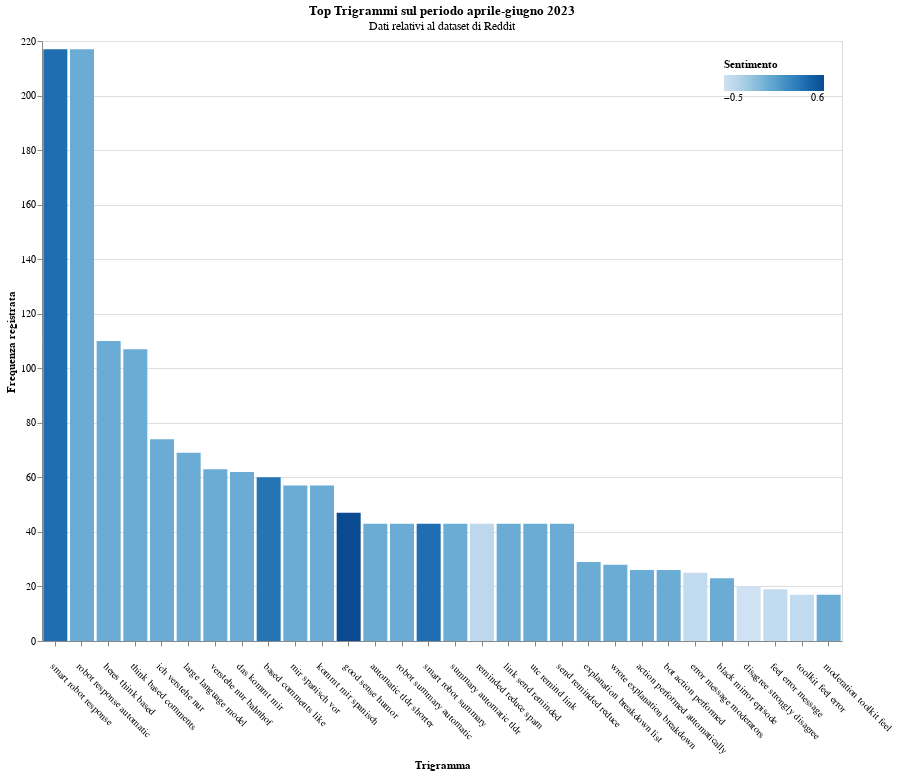

Here is the notebook cell this chart was saved with:
### Code cell
#month_dropdown = alt.binding_select(options=df_top_trigrams['MonthName'].unique().tolist()+[None])
#month_sel = alt.selection_single(fields=['MonthName'], bind=month_dropdown, name="Seleziona", init={'MonthName': df_top_trigrams['MonthName'].iloc[0]})
optmont = ['Aprile', 'Maggio', 'Giugno']
labels = [option + ' ' for option in optmont]
month_dropdown = alt.binding_select(
    # Add the empty selection which shows all when clicked
    options=optmont + [None],
    labels=labels + ['Tutto'],
    name='Selettore del periodo: '
)

month_sel = alt.selection_point(
    fields=['MonthName'],
    bind=month_dropdown,
)
#sentiment_scale = alt.Scale(domain=[-1, 1], range=['#FC2E20', '#FD7F20', '#FDB750'])
tooltip = alt.selection_single(fields=['Trigram', 'Frequency'])

test = alt.Chart(df_top_trigrams, title=alt.Title('Top Trigrammi sul periodo aprile-giugno 2023',
    subtitle= 'Dati relativi al dataset di Reddit')).mark_bar().encode(
    x=alt.X('Trigram:N', sort='-y', title='Trigramma'),
    y=alt.Y('Frequency:Q', title='Frequenza registrata'),
    color=alt.Color('Sentimento:Q'), #, scale=sentiment_scale),
    opacity=alt.condition(tooltip, alt.value(1), alt.value(0.3)),
    tooltip=[alt.Tooltip('Trigram:N', title="Trigramma"),
             alt.Tooltip('Frequency:Q', title="Frequenza assoluta")]
).properties(
    width=800,
    height=600,
).configure_axisX(
    labelAngle=45,  # Specify the degree of inclination here
    labelAlign='left',  # Optional: Align the labels to the right for better readability
    labelPadding=15  # Optional: Add padding to the labels for better spacing
).add_selection(month_sel, tooltip
).transform_filter(month_sel
).resolve_scale(y='independent'
).configure_legend(orient='top-right').interactive()

test.save('trigrammimensilireddit.html')
test

### Figure 1 — Vega-Lite specification as saved in the notebook (floating-point values rounded to 4 significant figures)
{"config": {"view": {"continuousWidth": 300, "continuousHeight": 300}, "axisX": {"labelAlign": "left", "labelAngle": 45, "labelPadding": 15}, "legend": {"orient": "top-right"}}, "data": {"name": "data-4c4957fbea79566afd0e7e929d421aca"}, "mark": {"type": "bar"}, "encoding": {"color": {"field": "Sentimento", "type": "quantitative"}, "opacity": {"condition": {"param": "param_7", "value": 1}, "value": 0.3}, "tooltip": [{"field": "Trigram", "title": "Trigramma", "type": "nominal"}, {"field": "Frequency", "title": "Frequenza assoluta", "type": "quantitative"}], "x": {"field": "Trigram", "sort": "-y", "title": "Trigramma", "type": "nominal"}, "y": {"field": "Frequency", "title": "Frequenza registrata", "type": "quantitative"}}, "height": 600, "params": [{"name": "param_6", "select": {"type": "point", "fields": ["MonthName"]}, "bind": {"input": "select", "options": ["Aprile", "Maggio", "Giugno", null], "labels": ["Aprile ", "Maggio ", "Giugno ", "Tutto"], "name": "Selettore del periodo: "}}, {"name": "param_7", "select": {"type": "point", "fields": ["Trigram", "Frequency"]}}, {"name": "param_8", "select": {"type": "interval", "encodings": ["x", "y"]}, "bind": "scales"}], "resolve": {"scale": {"y": "independent"}}, "title": {"text": "Top Trigrammi sul periodo aprile-giugno 2023", "subtitle": "Dati relativi al dataset di Reddit"}, "transform": [{"filter": {"param": "param_6"}}], "width": 800, "$schema": "https://vega.github.io/schema/vega-lite/v5.8.0.json", "datasets": {"data-4c4957fbea79566afd0e7e929d421aca": [{"Month": 4, "Trigram": "smart robot response", "Frequency": 217, "Sentimento": 0.4019, "MonthName": "Aprile"}, {"Month": 4, "Trigram": "automatic tldr shorter", "Frequency": 43, "Sentimento": 0.0, "MonthName": "Aprile"}, {"Month": 4, "Trigram": "robot summary automatic", "Frequency": 43, "Sentimento": 0.0, "MonthName": "Aprile"}, {"Month": 4, "Trigram": "smart robot summary", "Frequency": 43, "Sentimento": 0.4019, "MonthName": "Aprile"}, {"Month": 4, "Trigram": "good sense humor", "Frequency": 47, "Sentimento": 0.6124, "MonthName": "Aprile"}, {"Month": 4, "Trigram": "summary automatic tldr", "Frequency": 43, "Sentimento": 0.0, "MonthName": "Aprile"}, {"Month": 4, "Trigram": "think based comments", "Frequency": 107, "Sentimento": 0.0, "MonthName": "Aprile"}, {"Month": 4, "Trigram": "heres think based", "Frequency": 110, "Sentimento": 0.0, "MonthName": "Aprile"}, {"Month": 4, "Trigram": "robot response automatic", "Frequency": 217, "Sentimento": 0.0, "MonthName": "Aprile"}, {"Month": 4, "Trigram": "based comments like", "Frequency": 60, "Sentimento": 0.3612, "MonthName": "Aprile"}, {"Month": 6, "Trigram": "wrote explanation breakdown", "Frequency": 28, "Sentimento": 0.0, "MonthName": "Giugno"}, {"Month": 6, "Trigram": "feel error message", "Frequency": 19, "Sentimento": -0.4019, "MonthName": "Giugno"}, {"Month": 6, "Trigram": "disagree strongly disagree", "Frequency": 20, "Sentimento": -0.4767, "MonthName": "Giugno"}, {"Month": 6, "Trigram": "black mirror episode", "Frequency": 23, "Sentimento": 0.0, "MonthName": "Giugno"}, {"Month": 6, "Trigram": "error message moderators", "Frequency": 25, "Sentimento": -0.4019, "MonthName": "Giugno"}, {"Month": 6, "Trigram": "action performed automatically", "Frequency": 26, "Sentimento": 0.0, "MonthName": "Giugno"}, {"Month": 6, "Trigram": "bot action performed", "Frequency": 26, "Sentimento": 0.0, "MonthName": "Giugno"}, {"Month": 6, "Trigram": "explanation breakdown list", "Frequency": 29, "Sentimento": 0.0, "MonthName": "Giugno"}, {"Month": 6, "Trigram": "toolkit feel error", "Frequency": 17, "Sentimento": -0.4019, "MonthName": "Giugno"}, {"Month": 6, "Trigram": "moderation toolkit feel", "Frequency": 17, "Sentimento": 0.0, "MonthName": "Giugno"}, {"Month": 5, "Trigram": "reminded reduce spam", "Frequency": 43, "Sentimento": -0.3612, "MonthName": "Maggio"}, {"Month": 5, "Trigram": "link send reminded", "Frequency": 43, "Sentimento": 0.0, "MonthName": "Maggio"}, {"Month": 5, "Trigram": "utc remind link", "Frequency": 43, "Sentimento": 0.0, "MonthName": "Maggio"}, {"Month": 5, "Trigram": "mir spanisch vor", "Frequency": 57, "Sentimento": 0.0, "MonthName": "Maggio"}, {"Month": 5, "Trigram": "das kommt mir", "Frequency": 62, "Sentimento": 0.0, "MonthName": "Maggio"}, {"Month": 5, "Trigram": "verstehe nur bahnhof", "Frequency": 63, "Sentimento": 0.0, "MonthName": "Maggio"}, {"Month": 5, "Trigram": "large language model", "Frequency": 69, "Sentimento": 0.0, "MonthName": "Maggio"}, {"Month": 5, "Trigram": "ich verstehe nur", "Frequency": 74, "Sentimento": 0.0, "MonthName": "Maggio"}, {"Month": 5, "Trigram": "send reminded reduce", "Frequency": 43, "Sentimento": 0.0, "MonthName": "Maggio"}, {"Month": 5, "Trigram": "kommt mir spanisch", "Frequency": 57, "Sentimento": 0.0, "MonthName": "Maggio"}]}}
